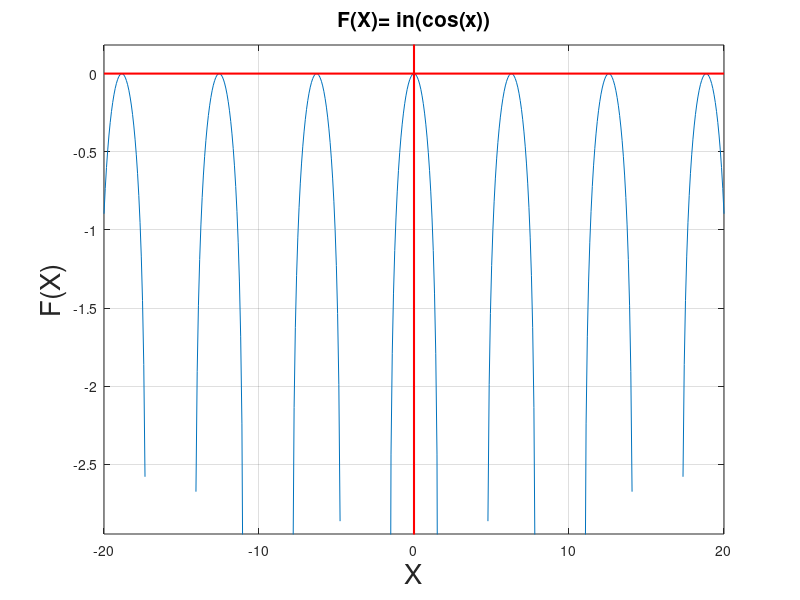

Source code (MATLAB):
%Octave Script
%title               :Funciones trascendentes: Trigonometricas, Logaritmicas y Exponenciales
%Description         :identificar el dominio, rango y tipo de funcion
%Author:             :Angel Jesus Santiago Hernandez
%Date                :2021/11/25
%Version             :18
%Usage               :octave>cd/path/AXIOMAS
%Notes:              :Requiere aplicacion octave,usar su linea de comandos
%                    :https://octaveintro.readthedocs.io/en/latest/index.html



clc
clear 
x=[-2:1-2];
ezplot('log(cos(x))',[-20 20]);
hold on;
grid on;
plot([-20 20],[0 0],'r-',"linewidth",1.5,"markersize",8);
plot([0 0],[-8 8],'r-',"linewidth",1.5,"markersize",8);
hold off;;
title("F(X)= in(cos(x))",'FontSize',15);
xlabel("X",'FontSize',20);
ylabel("F(X)",'FontSize',20);
disp('FUNCION SUPRAYECTIVA')